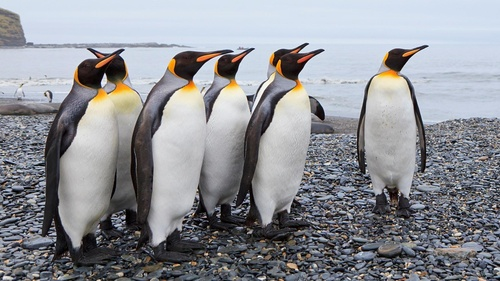
#> input picture Imagens/Pinguim_1.jpg, 500 x 281 px, shrunk from 1920 x 1080 before the run, found by its file name
$ jupyter execute funcoes_proc_img.ipynb
#> lines starting #> are read from the running program, lines starting #| are printed output that depends on the picture
[cell 1]
import numpy as np
from PIL import Image

[cell 2]
def correcao_gamma( I, gamma ):
    return I**( 1 / gamma )

[cell 3]
def negativo ( I ):
    M_uns = np.ones( I.shape )
    return M_uns - I

[cell 4]
def ler_imagem( caminho ):
#> called with caminho = 'Imagens/Pinguim_1.jpg'
    return np.array( Image.open( caminho ) ) / 255

def mostrar_imagem( img ):
    img_mostrar = Image.fromarray( np.uint8( img * 255 ) ).convert( "RGB" )
    img_mostrar.show()

def salvar_imagem( img, caminho, formato ):
    img_salvar = Image.fromarray( np.uint8( img * 255 ) ).convert( "RGB" )
    img_salvar.save( caminho, formato )

[cell 5]
I = np.zeros( ( 2, 2 ) )
I[0,:] = [ 0.2, 0.2 ]
I[1,:] = [ 0.3, 0.3 ]

print( "{}\n".format( correcao_gamma( I, 0.5 ) ) )
print( "{}\n".format( negativo( I ) ) )

[cell 6]
imagem = ler_imagem( "Imagens/Pinguim_1.jpg" )

imagem_neg = negativo(imagem)
#> in negativo (call 2), `return M_uns - I`:
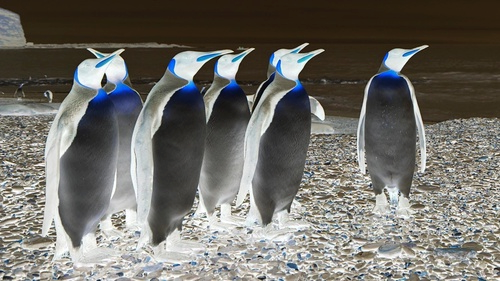
#> returned value: shape (281, 500, 3) float64; mean of channels 0, 1, 2 0.441, 0.433, 0.41; drawn as R, G, B
imagens_juntas = np.hstack( ( imagem, imagem_neg ) )
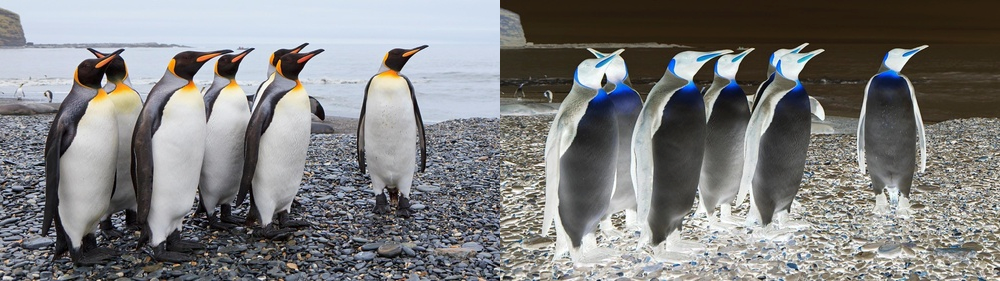
#> imagens_juntas: shape (281, 1000, 3) float64; mean R, G, B 0.5, 0.5, 0.5

mostrar_imagem( imagens_juntas)

[cell 7]
salvar_imagem( imagens_juntas, "Imagens/Pinguins_normais_e_negativos.jpg", 'JPEG' )
